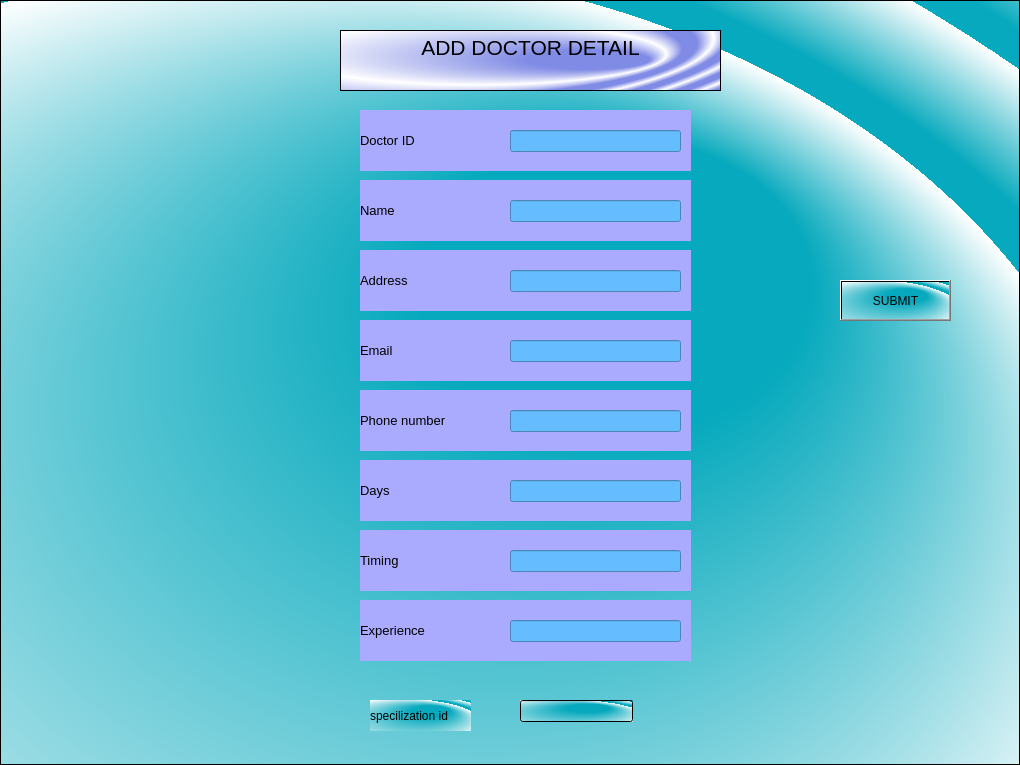
<?xml version="1.0" encoding="UTF-8"?>
<ui version="4.0">
 <class>DoctorDetail</class>
 <widget class="QFrame" name="DoctorDetail">
  <property name="geometry">
   <rect>
    <x>0</x>
    <y>0</y>
    <width>1020</width>
    <height>765</height>
   </rect>
  </property>
  <property name="windowTitle">
   <string>Frame</string>
  </property>
  <property name="styleSheet">
   <string notr="true">background-color:qradialgradient(spread:repeat, cx:0.291, cy:0.772773, radius:0.821, fx:0.699, fy:0.250364, stop:0.233831 rgba(6, 169, 189, 255), stop:1 rgba(255, 255, 255, 255))</string>
  </property>
  <property name="frameShape">
   <enum>QFrame::StyledPanel</enum>
  </property>
  <property name="frameShadow">
   <enum>QFrame::Raised</enum>
  </property>
  <widget class="QTextBrowser" name="textBrowser">
   <property name="geometry">
    <rect>
     <x>340</x>
     <y>30</y>
     <width>381</width>
     <height>61</height>
    </rect>
   </property>
   <property name="styleSheet">
    <string notr="true">background-color:qradialgradient(spread:reflect, cx:0.356, cy:0.397727, radius:0.5, fx:0.794, fy:0.528364, stop:0.318408 rgba(128, 139, 229, 255), stop:1 rgba(255, 255, 255, 255))</string>
   </property>
   <property name="html">
    <string>&lt;!DOCTYPE HTML PUBLIC &quot;-//W3C//DTD HTML 4.0//EN&quot; &quot;http://www.w3.org/TR/REC-html40/strict.dtd&quot;&gt;
&lt;html&gt;&lt;head&gt;&lt;meta name=&quot;qrichtext&quot; content=&quot;1&quot; /&gt;&lt;style type=&quot;text/css&quot;&gt;
p, li { white-space: pre-wrap; }
&lt;/style&gt;&lt;/head&gt;&lt;body style=&quot; font-family:'MS Shell Dlg 2'; font-size:8.13913pt; font-weight:400; font-style:normal;&quot;&gt;
&lt;p align=&quot;center&quot; style=&quot; margin-top:0px; margin-bottom:0px; margin-left:0px; margin-right:0px; -qt-block-indent:0; text-indent:0px;&quot;&gt;&lt;span style=&quot; font-size:16pt;&quot;&gt;ADD DOCTOR DETAIL&lt;/span&gt;&lt;/p&gt;&lt;/body&gt;&lt;/html&gt;</string>
   </property>
  </widget>
  <widget class="QLabel" name="textdoctorid">
   <property name="geometry">
    <rect>
     <x>360</x>
     <y>110</y>
     <width>331</width>
     <height>61</height>
    </rect>
   </property>
   <property name="styleSheet">
    <string notr="true">background-color:rgb(170, 170, 255)</string>
   </property>
   <property name="text">
    <string>&lt;html&gt;&lt;head/&gt;&lt;body&gt;&lt;p&gt;&lt;span style=&quot; font-size:10pt;&quot;&gt;Doctor ID&lt;/span&gt;&lt;/p&gt;&lt;/body&gt;&lt;/html&gt;</string>
   </property>
  </widget>
  <widget class="QLabel" name="textname">
   <property name="geometry">
    <rect>
     <x>360</x>
     <y>180</y>
     <width>331</width>
     <height>61</height>
    </rect>
   </property>
   <property name="styleSheet">
    <string notr="true">background-color:rgb(170, 170, 255)</string>
   </property>
   <property name="text">
    <string>&lt;html&gt;&lt;head/&gt;&lt;body&gt;&lt;p&gt;&lt;span style=&quot; font-size:10pt;&quot;&gt;Name&lt;/span&gt;&lt;/p&gt;&lt;/body&gt;&lt;/html&gt;</string>
   </property>
  </widget>
  <widget class="QLabel" name="textemail">
   <property name="geometry">
    <rect>
     <x>360</x>
     <y>320</y>
     <width>331</width>
     <height>61</height>
    </rect>
   </property>
   <property name="styleSheet">
    <string notr="true">background-color:rgb(170, 170, 255)</string>
   </property>
   <property name="text">
    <string>&lt;html&gt;&lt;head/&gt;&lt;body&gt;&lt;p&gt;&lt;span style=&quot; font-size:10pt;&quot;&gt;Email&lt;/span&gt;&lt;/p&gt;&lt;/body&gt;&lt;/html&gt;</string>
   </property>
  </widget>
  <widget class="QLabel" name="textphonenumber">
   <property name="geometry">
    <rect>
     <x>360</x>
     <y>390</y>
     <width>331</width>
     <height>61</height>
    </rect>
   </property>
   <property name="styleSheet">
    <string notr="true">background-color:rgb(170, 170, 255)</string>
   </property>
   <property name="text">
    <string>&lt;html&gt;&lt;head/&gt;&lt;body&gt;&lt;p&gt;&lt;span style=&quot; font-size:10pt;&quot;&gt;Phone number&lt;/span&gt;&lt;/p&gt;&lt;/body&gt;&lt;/html&gt;</string>
   </property>
  </widget>
  <widget class="QLabel" name="texttiming">
   <property name="geometry">
    <rect>
     <x>360</x>
     <y>530</y>
     <width>331</width>
     <height>61</height>
    </rect>
   </property>
   <property name="styleSheet">
    <string notr="true">background-color:rgb(170, 170, 255)</string>
   </property>
   <property name="text">
    <string>&lt;html&gt;&lt;head/&gt;&lt;body&gt;&lt;p&gt;&lt;span style=&quot; font-size:10pt;&quot;&gt;Timing&lt;/span&gt;&lt;/p&gt;&lt;/body&gt;&lt;/html&gt;</string>
   </property>
  </widget>
  <widget class="QLabel" name="textdays">
   <property name="geometry">
    <rect>
     <x>360</x>
     <y>460</y>
     <width>331</width>
     <height>61</height>
    </rect>
   </property>
   <property name="styleSheet">
    <string notr="true">background-color:rgb(170, 170, 255)</string>
   </property>
   <property name="text">
    <string>&lt;html&gt;&lt;head/&gt;&lt;body&gt;&lt;p&gt;&lt;span style=&quot; font-size:10pt;&quot;&gt;Days&lt;/span&gt;&lt;/p&gt;&lt;/body&gt;&lt;/html&gt;</string>
   </property>
  </widget>
  <widget class="QLabel" name="textexperience">
   <property name="geometry">
    <rect>
     <x>360</x>
     <y>600</y>
     <width>331</width>
     <height>61</height>
    </rect>
   </property>
   <property name="styleSheet">
    <string notr="true">background-color:rgb(170, 170, 255)</string>
   </property>
   <property name="text">
    <string>&lt;html&gt;&lt;head/&gt;&lt;body&gt;&lt;p&gt;&lt;span style=&quot; font-size:10pt;&quot;&gt;Experience&lt;/span&gt;&lt;/p&gt;&lt;/body&gt;&lt;/html&gt;</string>
   </property>
  </widget>
  <widget class="QLabel" name="textaddress">
   <property name="geometry">
    <rect>
     <x>360</x>
     <y>250</y>
     <width>331</width>
     <height>61</height>
    </rect>
   </property>
   <property name="styleSheet">
    <string notr="true">background-color:rgb(170, 170, 255)</string>
   </property>
   <property name="text">
    <string>&lt;html&gt;&lt;head/&gt;&lt;body&gt;&lt;p&gt;&lt;span style=&quot; font-size:10pt;&quot;&gt;Address&lt;/span&gt;&lt;/p&gt;&lt;/body&gt;&lt;/html&gt;</string>
   </property>
  </widget>
  <widget class="QLineEdit" name="txtdoctorid">
   <property name="geometry">
    <rect>
     <x>510</x>
     <y>130</y>
     <width>171</width>
     <height>22</height>
    </rect>
   </property>
   <property name="styleSheet">
    <string notr="true">background-color:rgb(101, 189, 255)</string>
   </property>
   <property name="text">
    <string/>
   </property>
  </widget>
  <widget class="QLineEdit" name="txtname">
   <property name="geometry">
    <rect>
     <x>510</x>
     <y>200</y>
     <width>171</width>
     <height>22</height>
    </rect>
   </property>
   <property name="styleSheet">
    <string notr="true">background-color:rgb(101, 189, 255)</string>
   </property>
   <property name="text">
    <string/>
   </property>
  </widget>
  <widget class="QLineEdit" name="txtaddress">
   <property name="geometry">
    <rect>
     <x>510</x>
     <y>270</y>
     <width>171</width>
     <height>22</height>
    </rect>
   </property>
   <property name="styleSheet">
    <string notr="true">background-color:rgb(101, 189, 255)</string>
   </property>
   <property name="text">
    <string/>
   </property>
  </widget>
  <widget class="QLineEdit" name="txtemail">
   <property name="geometry">
    <rect>
     <x>510</x>
     <y>340</y>
     <width>171</width>
     <height>22</height>
    </rect>
   </property>
   <property name="styleSheet">
    <string notr="true">background-color:rgb(101, 189, 255)</string>
   </property>
   <property name="text">
    <string/>
   </property>
  </widget>
  <widget class="QLineEdit" name="txtphonenumber">
   <property name="geometry">
    <rect>
     <x>510</x>
     <y>410</y>
     <width>171</width>
     <height>22</height>
    </rect>
   </property>
   <property name="styleSheet">
    <string notr="true">background-color:rgb(101, 189, 255)</string>
   </property>
   <property name="text">
    <string/>
   </property>
  </widget>
  <widget class="QLineEdit" name="txtdays">
   <property name="geometry">
    <rect>
     <x>510</x>
     <y>480</y>
     <width>171</width>
     <height>22</height>
    </rect>
   </property>
   <property name="styleSheet">
    <string notr="true">background-color:rgb(101, 189, 255)</string>
   </property>
   <property name="text">
    <string/>
   </property>
  </widget>
  <widget class="QLineEdit" name="txttiming">
   <property name="geometry">
    <rect>
     <x>510</x>
     <y>550</y>
     <width>171</width>
     <height>22</height>
    </rect>
   </property>
   <property name="styleSheet">
    <string notr="true">background-color:rgb(101, 189, 255)</string>
   </property>
   <property name="text">
    <string/>
   </property>
  </widget>
  <widget class="QLineEdit" name="txtexperience">
   <property name="geometry">
    <rect>
     <x>510</x>
     <y>620</y>
     <width>171</width>
     <height>22</height>
    </rect>
   </property>
   <property name="styleSheet">
    <string notr="true">background-color:rgb(101, 189, 255)</string>
   </property>
   <property name="text">
    <string/>
   </property>
  </widget>
  <widget class="QPushButton" name="btnsubmit">
   <property name="geometry">
    <rect>
     <x>840</x>
     <y>280</y>
     <width>111</width>
     <height>41</height>
    </rect>
   </property>
   <property name="text">
    <string>SUBMIT</string>
   </property>
  </widget>
  <widget class="QLabel" name="label">
   <property name="geometry">
    <rect>
     <x>370</x>
     <y>700</y>
     <width>101</width>
     <height>31</height>
    </rect>
   </property>
   <property name="text">
    <string>specilization id</string>
   </property>
  </widget>
  <widget class="QLineEdit" name="txtspecial">
   <property name="geometry">
    <rect>
     <x>520</x>
     <y>700</y>
     <width>113</width>
     <height>22</height>
    </rect>
   </property>
  </widget>
 </widget>
 <resources/>
 <connections/>
</ui>
